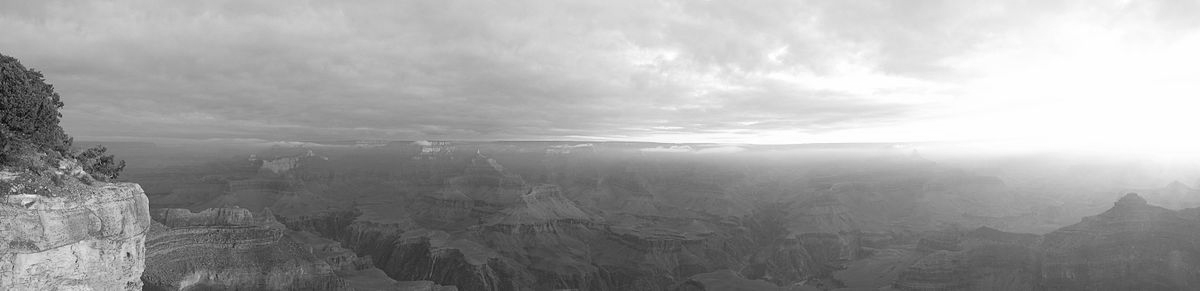
#> input picture sheet5/canyon.png, 1200 x 291 px
$ jupyter execute --allow-errors sheet5_vandeLocht_Beckers_Kalvelage.ipynb
#> lines starting #> are read from the running program, lines starting #| are printed output that depends on the picture
# Sheet 3

Johannes van de Locht, Finn Kalvelage, Anna Beckers

[cell 1]
import pandas as pd
import numpy as np
import seaborn as sns
import matplotlib.pyplot as plt
from sklearn.manifold import TSNE
from sklearn.datasets import load_iris
import umap
import random

## Task 2

### a) On Sheet 3, we investigated the effect of data standardization on PCA. Will standardizing the input of t-SNE and UMAP also affect the resulting embeddings? Justify your answer. (2P)

As we have the same scales for our four attributes the standardization should not matter too much as the embeddings are based on k-nearest neigbours. The calculation of the nearest neigbour graphs are based on distances but arent directly correlated and therefore shouldnt be impacted as much.

### b) Experimentally confirm your answer by plotting the iris dataset with t-SNE and UMAP with default settings, respectively, both without and with standardization. Use different colors for each species and an equal aspect ratio to avoid distorting the plots. (2P)

[cell 2]
def plot(
    top_left,
    top_left_name,
    top_right,
    top_right_name,
    bottom_left,
    bottom_left_name,
    bottom_right,
    bottom_right_name,
    xlim=(-30, 30),
    ylim=(-20, 20),
):
    # Create Figure
#> called with top_left_name = 'TSNE with random state 1', top_right_name = 'TSNE with random state 4', bottom_left_name = 'TSNE with random state 8', bottom_right_name = 'TSNE with random state 16', xlim = (-30, 30), ylim = (-30, 30)
    _, axes = plt.subplots(2, 2, figsize=(16, 6))

    axs = axes.flatten()

    # Add top left plot
    sns.scatterplot(
        top_left, x=top_left.columns[0], y=top_left.columns[1], ax=axs[0], hue="class"
    )
    # Set aspect ration to be equal
    axs[0].set_aspect("equal", adjustable="box")
    axs[0].set_title(top_left_name)

    # Set limits to be equal for all plots
    axs[0].set_xlim(xlim)
    axs[0].set_ylim(ylim)

    # Add top right plot
    sns.scatterplot(
        top_right,
        x=top_right.columns[0],
        y=top_right.columns[1],
        ax=axs[1],
        hue="class",
    )
    # Set aspect ration to be equal
    axs[1].set_aspect("equal", adjustable="box")
    axs[1].set_title(top_right_name)

    # Set limits to be equal for all plots
    axs[1].set_xlim(xlim)
    axs[1].set_ylim(ylim)

    # Add bottom left plot
    sns.scatterplot(
        bottom_left,
        x=bottom_left.columns[0],
        y=bottom_left.columns[1],
        ax=axs[2],
        hue="class",
    )
    # Set aspect ration to be equal
    axs[2].set_aspect("equal", adjustable="box")
    axs[2].set_title(bottom_left_name)

    # Set limits to be equal for all plots
    axs[2].set_xlim(xlim)
    axs[2].set_ylim(ylim)

    # Add bottom right plot
    sns.scatterplot(
        bottom_right,
        x=bottom_right.columns[0],
        y=bottom_right.columns[1],
        ax=axs[3],
        hue="class",
    )
    # Set aspect ration to be equal
    axs[3].set_aspect("equal", adjustable="box")
    axs[3].set_title(bottom_right_name)

    # Set limits to be equal for all plots
    axs[3].set_xlim(xlim)
    axs[3].set_ylim(ylim)

    plt.tight_layout()
    plt.show()

[cell 3]
# Load and normalize data
dataset = load_iris()
df = dataset.data
df_standardized = (df - df.mean()) / df.std()

# fit tsne
tsne_iris = TSNE().fit_transform(df)
tsne_iris_standardized = TSNE().fit_transform(df_standardized)

# convert to df and add cluster information
tsne_iris = pd.DataFrame(tsne_iris)
tsne_iris["class"] = dataset.target
tsne_iris_standardized = pd.DataFrame(tsne_iris_standardized)
tsne_iris_standardized["class"] = dataset.target

# fit umap
#> (the rest of this cell did not finish here and is left out)

#> (a cell that did not finish here is left out)

### c) In the lecture, we discussed the relevance of initialization in t-SNE and UMAP. Run both methods on the standardized data with multiple random initializations, keeping track of the seed to keep your results reproducible. Comment on the resulting variability. Could it affect the interpretation of the plots? (3P)

[cell 5]
tsne_iris_standardized_a = TSNE(init="random", random_state=2).fit_transform(
    df_standardized
)

tsne_iris_standardized_a = pd.DataFrame(tsne_iris_standardized_a)
tsne_iris_standardized_a["class"] = dataset.target

tsne_iris_standardized_b = TSNE(init="random", random_state=4).fit_transform(
    df_standardized
)

tsne_iris_standardized_b = pd.DataFrame(tsne_iris_standardized_b)
tsne_iris_standardized_b["class"] = dataset.target

tsne_iris_standardized_c = TSNE(init="random", random_state=8).fit_transform(
    df_standardized
)

tsne_iris_standardized_c = pd.DataFrame(tsne_iris_standardized_c)
tsne_iris_standardized_c["class"] = dataset.target

tsne_iris_standardized_d = TSNE(init="random", random_state=26).fit_transform(
    df_standardized
)

tsne_iris_standardized_d = pd.DataFrame(tsne_iris_standardized_d)
tsne_iris_standardized_d["class"] = dataset.target

plot(
    tsne_iris_standardized_a,
    "TSNE with random state 1",
    tsne_iris_standardized_b,
    "TSNE with random state 4",
    tsne_iris_standardized_c,
    "TSNE with random state 8",
    tsne_iris_standardized_d,
    "TSNE with random state 16",
    (-30, 30),
    (-30, 30),
)

There is almost no variability inside the clusters and their relative positioning. The absolute positioning in the figure changes based on the random initialization.

#> (a cell that did not finish here is left out)

For UMAP the results are similar though here the relative position of the clusters and the shapes do get affected a bit more by the initialization.

### d) Perplexity is a key parameter in t-SNE. Try different values, e.g., {2, 8, 30, 100}, and comment on your observations. (3P)

[cell 7]
tsne_iris_standardized_a = TSNE(perplexity=2).fit_transform(df_standardized)

tsne_iris_standardized_a = pd.DataFrame(tsne_iris_standardized_a)
tsne_iris_standardized_a["class"] = dataset.target

tsne_iris_standardized_b = TSNE(perplexity=8).fit_transform(df_standardized)

tsne_iris_standardized_b = pd.DataFrame(tsne_iris_standardized_b)
tsne_iris_standardized_b["class"] = dataset.target

tsne_iris_standardized_c = TSNE(perplexity=30).fit_transform(df_standardized)

tsne_iris_standardized_c = pd.DataFrame(tsne_iris_standardized_c)
tsne_iris_standardized_c["class"] = dataset.target

tsne_iris_standardized_d = TSNE(perplexity=100).fit_transform(df_standardized)

tsne_iris_standardized_d = pd.DataFrame(tsne_iris_standardized_d)
tsne_iris_standardized_d["class"] = dataset.target

plot(
    tsne_iris_standardized_a,
    "TSNE with perplexity 2",
    tsne_iris_standardized_b,
    "TSNE with perplexity 8",
    tsne_iris_standardized_c,
    "TSNE with perplexity 30",
    tsne_iris_standardized_d,
    "TSNE with perplexity 100",
    (-100, 100),
    (-100, 100),
)
#> call 2 of plot, with top_left_name = 'TSNE with perplexity 2', top_right_name = 'TSNE with perplexity 8', bottom_left_name = 'TSNE with perplexity 30', bottom_right_name = 'TSNE with perplexity 100', xlim = (-100, 100), ylim = (-100, 100)
#> in plot (call 2), `plt.show()`:
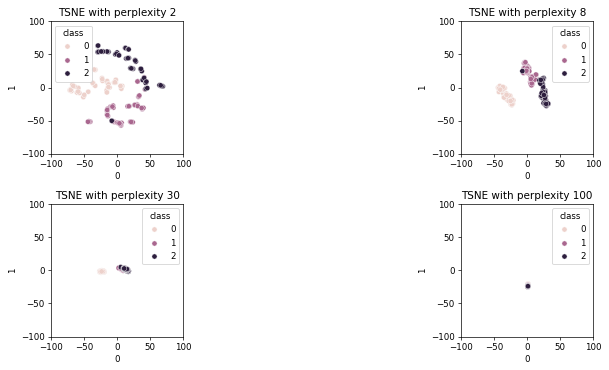
#> figure drawn by matplotlib, 4 panels

The lower the perplexity value the more spread out each embedded point in the cluster is. The distances between clusters are also effected, as they need to be further apart to be able to show the spread of the embedded points while maintaining separability.

### e) The number of neighbors to preserve is a key parameter in UMAP. Try the same values as previously for perplexity. Comment on similarities and differences compared to t-SNE. (2P)

#> (a cell that did not finish here is left out)

With a low amount of neighbors the seperability between clusters suffer when using UMAP, this could not be seen with TSNE. For higher amounts of neigbors the clusters retain similar inter-cluster distances than with TSNE.

### f) UMAP has min_dist as an additional parameter. Illustrate its effect by trying out different settings and comment on its effect. (2P)

#> (a cell that did not finish here is left out)

As the min_dist value comes closer to 1 the embedded points in the clusters get spread further apart. This has the additional effect of altering the relative positioning and rotation of the clusters.

## Task 3

[cell 10]
import numpy as np
import matplotlib.pyplot as plt
from skimage.color import rgb2xyz, rgb2lab
from sklearn.manifold import MDS
from skimage import io
from skimage.filters import gaussian

### a)

[cell 11]
img = io.imread("canyon.png")
#> img is the input picture: shape (291, 1200); min 7, max 255, mean 161.2
img_log = np.log(img + 0.001)
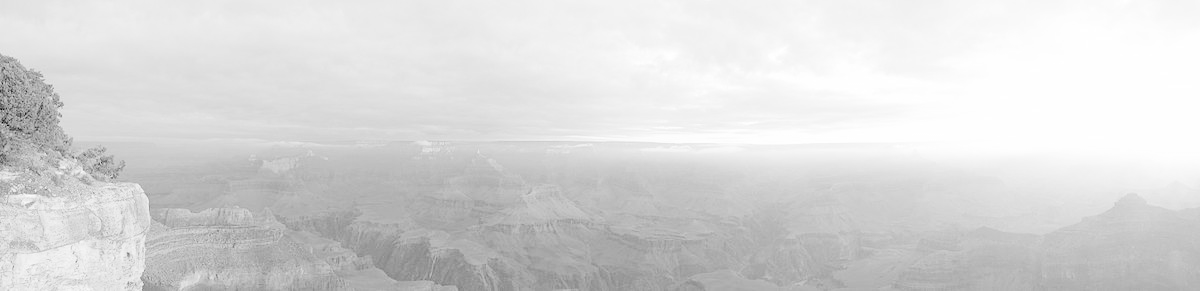
#> img_log: shape (291, 1200) float64; min 1.95, max 5.54, mean 5; drawn with min black and max white

[cell 12]
img_smooth_10 = np.log(gaussian(img, sigma=10) + 0.001)
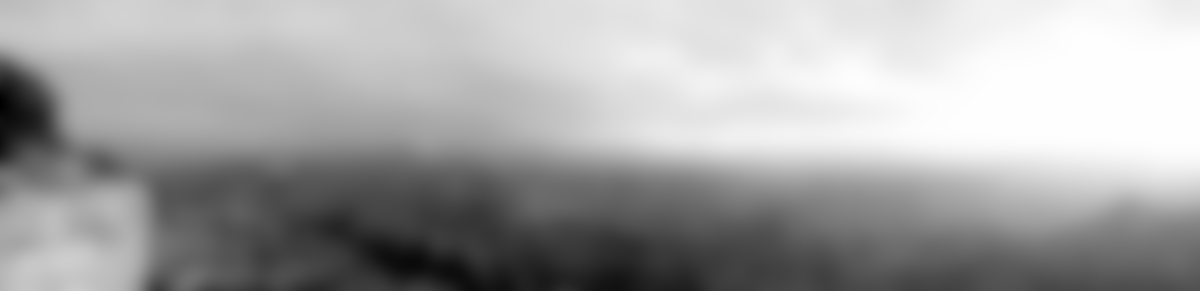
#> img_smooth_10: shape (291, 1200) float64; min -1.5, max -0.00291, mean -0.532; drawn with min black and max white
img_smooth_100 = np.log(gaussian(img, sigma=100) + 0.001)
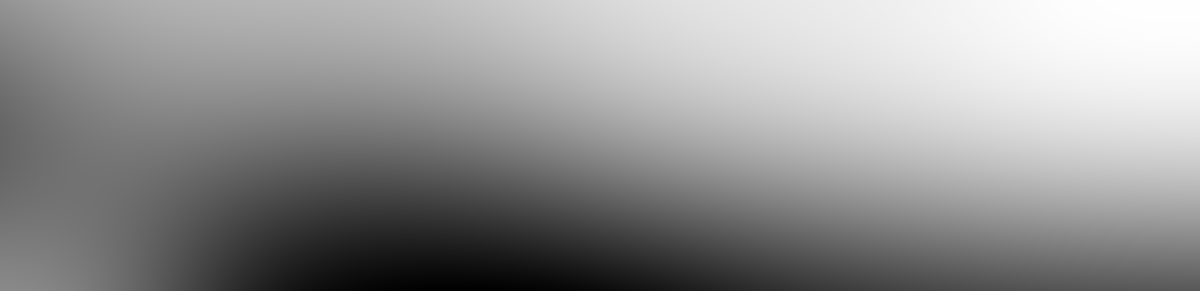
#> img_smooth_100: shape (291, 1200) float64; min -1.09, max -0.072, mean -0.508; drawn with min black and max white
img_smooth_200 = np.log(gaussian(img, sigma=200) + 0.001)
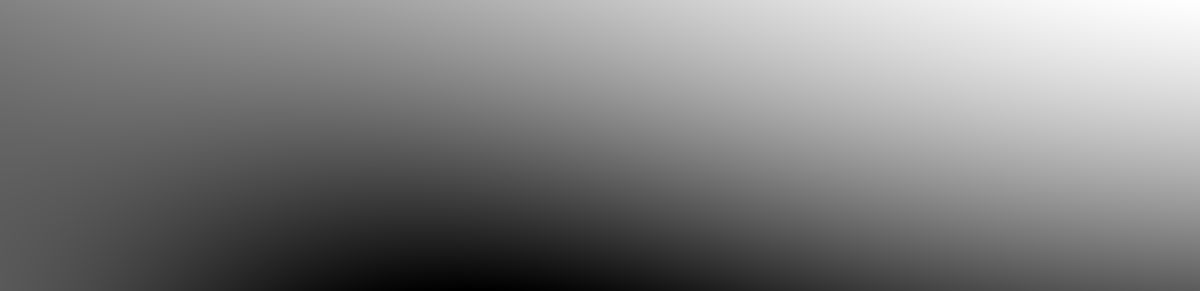
#> img_smooth_200: shape (291, 1200) float64; min -0.839, max -0.175, mean -0.51; drawn with min black and max white

[cell 13]
ret_img = (
    1 / 3 * (img_log - img_smooth_10)
    + 1 / 3 * (img_log - img_smooth_100)
    + 1 / 3 * (img_log - img_smooth_200)
)
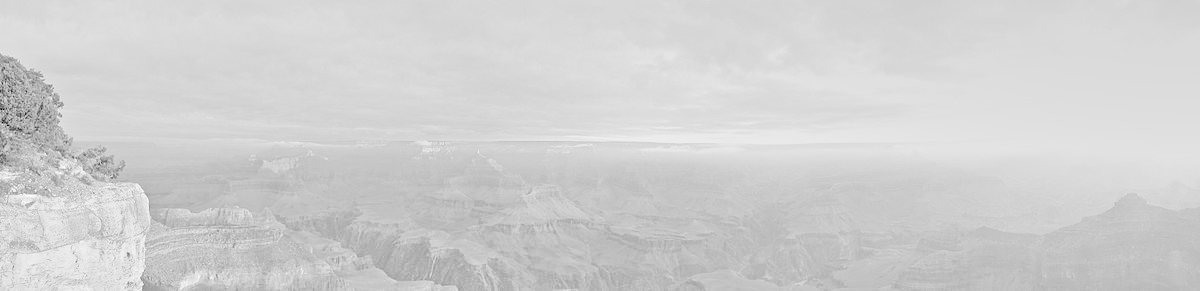
#> ret_img: shape (291, 1200) float64; min 2.83, max 6.12, mean 5.52; drawn with min black and max white
ret_img_minmax = (ret_img - np.min(ret_img)) / (np.max(ret_img) - np.min(ret_img))
ret_img_minmax = np.clip(ret_img_minmax * 255, a_min=0, a_max=255).astype(np.uint8)

[cell 14]
io.imsave("canyon_retinex_minmax.png", ret_img_minmax)

[cell 15]
# The function symmetrically increases the range of what is not considered an outlier until the desired percentage of outliers is reached.
def clip_most_extreme(data, clip_ratio):
#> called with clip_ratio = 0.05
    mean = data.mean()
#> mean = 5.52
    dif = 0
    finished = False
    while not finished:
        lower_bound = mean - dif
        upper_bound = mean + dif
        ratio_outliers = (
            np.sum(np.logical_or(ret_img < lower_bound, ret_img > upper_bound))
            / ret_img.size
        )
        if clip_ratio > ratio_outliers:
            finished = True
        else:
            dif += 0.01
#> this loop made 34 passes
#> (lower_bound, upper_bound, ratio_outliers) on passes 1 to 12: (5.52, 5.52, 1), (5.51, 5.53, 0.984), (5.5, 5.54, 0.967), (5.49, 5.55, 0.948), (5.48, 5.56, 0.924), (5.47, 5.57, 0.894), (5.46, 5.58, 0.858), (5.45, 5.59, 0.813), (5.44, 5.6, 0.763), (5.43, 5.61, 0.711), (5.42, 5.62, 0.658), (5.41, 5.63, 0.608)
#> after the loop, dif = 0.33
    clipped_data = data.clip(mean - dif, mean + dif)
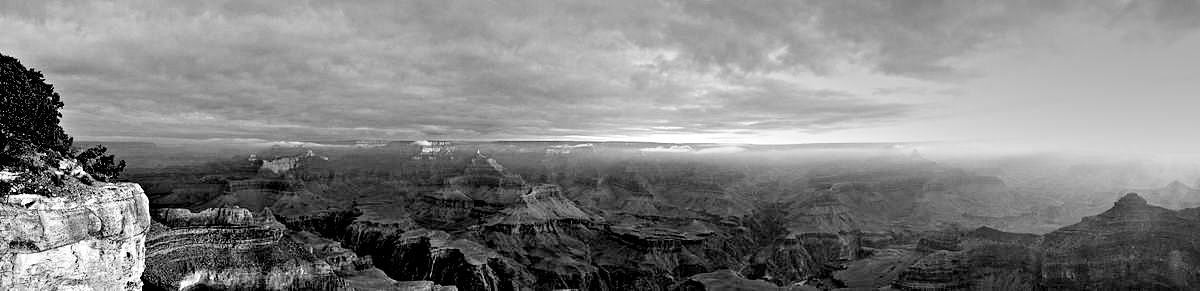
#> clipped_data: shape (291, 1200) float64; min 5.19, max 5.85, mean 5.52; drawn with min black and max white
    return clipped_data

[cell 16]
clip_rat = 0.05
ret_img_clipped = clip_most_extreme(ret_img, clip_rat)
ret_img_clipped_minmax = (ret_img_clipped - np.min(ret_img_clipped)) / (
    np.max(ret_img_clipped) - np.min(ret_img_clipped)
)
ret_img_clipped_minmax = np.clip(
    ret_img_clipped_minmax * 255, a_min=0, a_max=255
).astype(np.uint8)

[cell 17]
io.imsave(f"canyon_retinex_clipped_minmax.png", ret_img_clipped_minmax)

## Task 4

### a)

[cell 18]
def sample_triangle_random(a, b, c, num_points):
    sample_points = np.zeros((num_points, 3))
    for i in range(num_points):
        vec_1 = b - a
        vec_2 = c - a
        scaling = np.random.rand(2)
        while scaling[0] + scaling[1] > 1:
            scaling = np.random.rand(2)
        sample_points[i] = a + scaling[0] * vec_1 + scaling[1] * vec_2
    return sample_points


# Use quadratic formula to find out the value for n. This tells us the resolution of the grid. Number of points might actually be higher.
def sample_triangle_regular(vertices, num_points):
#> called with vertices = array of shape (3, 3), num_points = 100
    n = int(np.ceil((-3 + np.sqrt(1 + 8 * num_points)) / 2))
    bary_coords = []
    for i in range(n + 1):
        for j in range(n + 1 - i):
            k = n - i - j
            bary_coords.append([i / n, j / n, k / n])
    bary_coords = np.array(bary_coords)
    samples = bary_coords @ vertices
    return samples

[cell 19]
triangle = sample_triangle_regular(np.array([[1, 0, 0], [0, 1, 0], [0, 0, 1]]), 100)

### b)

[cell 20]
def scatter_3d(points):
    fig = plt.figure(figsize=(12, 5))
    ax1 = fig.add_subplot(1, 2, 1, projection="3d")
    ax1.scatter(points[:, 0], points[:, 1], points[:, 2], color=points, s=10)
    ax1.set_xlabel("R")
    ax1.set_ylabel("G")
    ax1.set_zlabel("B")
    ax1.set_xlim(1, 0)
    ax1.set_ylim(1, 0)

    ax2 = fig.add_subplot(1, 2, 2)
    # Just drop on dimension
    ax2.scatter(points[:, 0], points[:, 1], color=points, s=10)

    ax1.set_title("Color Space: sRGB")
    ax2.set_title("Color Space: sRGB (2D projection)")
    ax2.axis("off")
    plt.show()
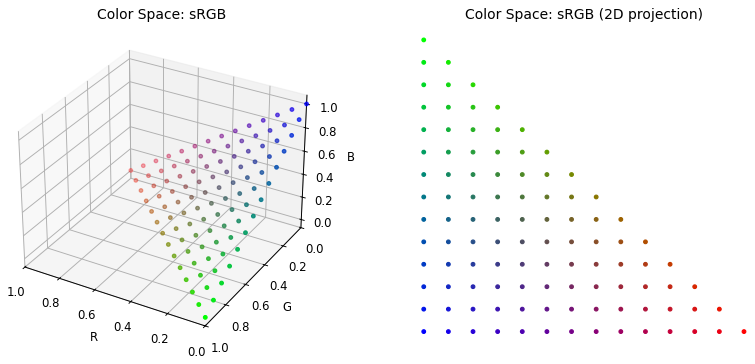
#> figure drawn by matplotlib, 2 panels

[cell 21]
scatter_3d(triangle)

### c)

[cell 22]
tri_xyz = rgb2xyz(triangle)
tri_lab = rgb2lab(triangle)

[cell 23]
def scatter_variants(points_xyz, points_lab, colors):
    fig = plt.figure(figsize=(12, 5))
    ax1 = fig.add_subplot(1, 2, 1, projection="3d")
    ax1.scatter(
        points_xyz[:, 0], points_xyz[:, 1], points_xyz[:, 2], color=colors, s=10
    )
    ax1.set_xlabel("x")
    ax1.set_ylabel("Y")
    ax1.set_zlabel("Z")
    ax1.view_init(azim=20)
    ax1.set_title("Color Space: XYZ")

    ax2 = fig.add_subplot(1, 2, 2, projection="3d")
    ax2.scatter(
        points_lab[:, 0], points_lab[:, 1], points_lab[:, 2], color=colors, s=10
    )
    ax2.set_xlabel("L")
    ax2.set_ylabel("a")
    ax2.set_zlabel("b")
    ax2.view_init(elev=30, azim=240)
    ax2.set_title("Color Space: Lab")

    plt.show()
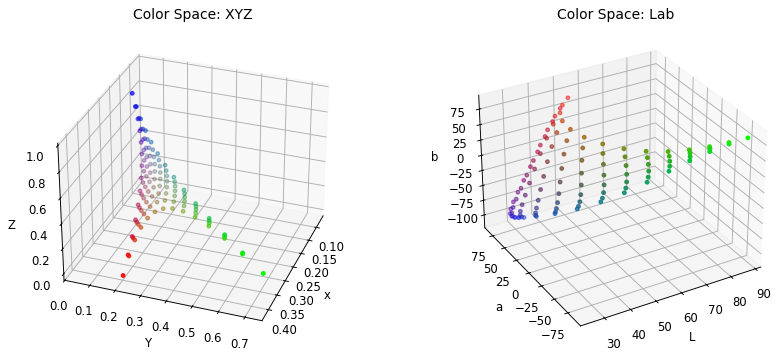
#> figure drawn by matplotlib, 2 panels

[cell 24]
scatter_variants(tri_xyz, tri_lab, triangle)

Since the Y-Axis in CIE XYZ stands for luminance and the L-axis in CIE Lab for lightness we can see that in both representations the green primary is the brightest and blue the darkest.

### d)

[cell 25]
srgb_mds = MDS()
xyz_mds = MDS()
lab_mds = MDS()

[cell 26]
srgb_mds_points = srgb_mds.fit_transform(triangle)
xyz_mds_points = xyz_mds.fit_transform(tri_xyz)
lab_mds_points = lab_mds.fit_transform(tri_lab)

[cell 27]
def scatter_mds(srgb_points, xyz_points, lab_points, colors):
    fig = plt.figure(figsize=(12, 5))
    ax1 = fig.add_subplot(1, 3, 1)
    ax1.scatter(srgb_points[:, 0], srgb_points[:, 1], color=colors, s=10)
    ax1.set_title("Color Space: sRGB")

    ax2 = fig.add_subplot(1, 3, 2)
    ax2.scatter(xyz_points[:, 0], xyz_points[:, 1], color=colors, s=10)
    ax2.set_title("Color Space: XYZ")

    ax3 = fig.add_subplot(1, 3, 3)
    ax3.scatter(lab_points[:, 0], lab_points[:, 1], color=colors, s=10)
    ax3.set_title("Color Space: Lab")

    plt.show()
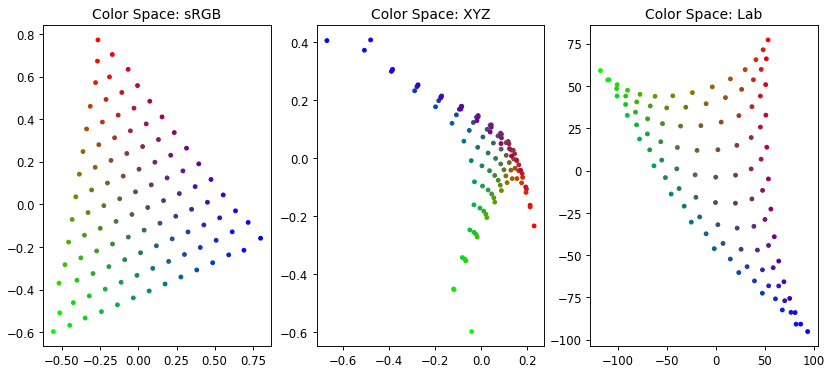
#> figure drawn by matplotlib, 3 panels
